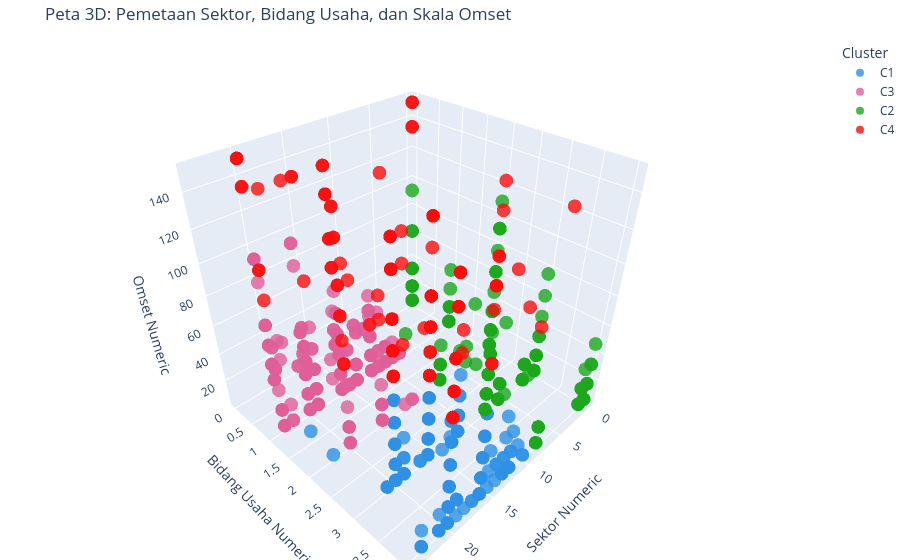
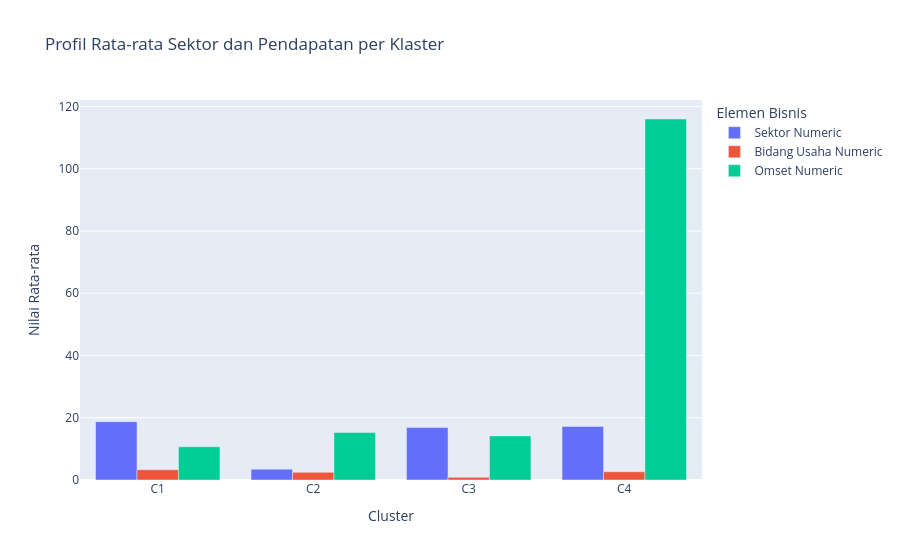

Notebook cell for these charts, in order:
### Code cell
import plotly.express as px

# =========================================================
# 1. Visualisasi 3D Interaktif (Sektor vs Bidang vs Omset)
# =========================================================
fig_3d_c7 = px.scatter_3d(
    df, 
    x=fitur_yang_dipakai[0], # Sektor Numeric
    y=fitur_yang_dipakai[1], # Bidang Usaha Numeric
    z=fitur_yang_dipakai[2], # Omset Numeric
    color='Cluster',
    hover_name='Nama Usaha',
    title="Peta 3D: Pemetaan Sektor, Bidang Usaha, dan Skala Omset",
    opacity=0.8,
    size_max=12,
    color_discrete_sequence=px.colors.qualitative.Dark24
)

fig_3d_c7.update_layout(margin=dict(l=0, r=0, b=0, t=40))
fig_3d_c7.show()


# =========================================================
# 2. Bar Chart (Pembandingan Rata-rata Model Bisnis)
# =========================================================
# Mengambil rata-rata metrik dari setiap klaster
df_avg_c7 = df.groupby('Cluster')[fitur_yang_dipakai].mean().reset_index()

# Melakukan transformasi data (melt)
df_melted_c7 = df_avg_c7.melt(id_vars='Cluster', value_vars=fitur_yang_dipakai, 
                        var_name='Elemen Bisnis', value_name='Nilai Rata-rata')

# Menggambar diagram batang
fig_bar_c7 = px.bar(
    df_melted_c7, 
    x='Cluster', 
    y='Nilai Rata-rata', 
    color='Elemen Bisnis', 
    barmode='group',
    title="Profil Rata-rata Sektor dan Pendapatan per Klaster"
)
fig_bar_c7.show()

### Figure 1 — Plotly figure (JSON) as saved in the notebook; plotly's stock layout.template omitted (floating-point values rounded to 4 significant figures; data arrays with more than 128 entries replaced by an {"elided": "..."} marker saying what was removed)
{"data": [{"hovertemplate": "<b>%{hovertext}</b><br><br>Cluster=C1<br>Sektor Numeric=%{x}<br>Bidang Usaha Numeric=%{y}<br>Omset Numeric=%{z}<extra></extra>", "hovertext": {"elided": "1538 str values"}, "legendgroup": "C1", "marker": {"color": "#2E91E5", "opacity": 0.8, "symbol": "circle"}, "mode": "markers", "name": "C1", "scene": "scene", "showlegend": true, "type": "scatter3d", "x": {"elided": "1538 int values"}, "y": {"elided": "1538 int values"}, "z": {"elided": "1538 float values"}}, {"hovertemplate": "<b>%{hovertext}</b><br><br>Cluster=C3<br>Sektor Numeric=%{x}<br>Bidang Usaha Numeric=%{y}<br>Omset Numeric=%{z}<extra></extra>", "hovertext": {"elided": "563 str values"}, "legendgroup": "C3", "marker": {"color": "#E15F99", "opacity": 0.8, "symbol": "circle"}, "mode": "markers", "name": "C3", "scene": "scene", "showlegend": true, "type": "scatter3d", "x": {"elided": "563 int values"}, "y": {"elided": "563 int values"}, "z": {"elided": "563 float values"}}, {"hovertemplate": "<b>%{hovertext}</b><br><br>Cluster=C2<br>Sektor Numeric=%{x}<br>Bidang Usaha Numeric=%{y}<br>Omset Numeric=%{z}<extra></extra>", "hovertext": {"elided": "375 str values"}, "legendgroup": "C2", "marker": {"color": "#1CA71C", "opacity": 0.8, "symbol": "circle"}, "mode": "markers", "name": "C2", "scene": "scene", "showlegend": true, "type": "scatter3d", "x": {"elided": "375 int values"}, "y": {"elided": "375 int values"}, "z": {"elided": "375 float values"}}, {"hovertemplate": "<b>%{hovertext}</b><br><br>Cluster=C4<br>Sektor Numeric=%{x}<br>Bidang Usaha Numeric=%{y}<br>Omset Numeric=%{z}<extra></extra>", "hovertext": {"elided": "144 str values"}, "legendgroup": "C4", "marker": {"color": "#FB0D0D", "opacity": 0.8, "symbol": "circle"}, "mode": "markers", "name": "C4", "scene": "scene", "showlegend": true, "type": "scatter3d", "x": {"elided": "144 int values"}, "y": {"elided": "144 int values"}, "z": {"elided": "144 float values"}}], "layout": {"legend": {"title": {"text": "Cluster"}, "tracegroupgap": 0}, "margin": {"b": 0, "l": 0, "r": 0, "t": 40}, "scene": {"domain": {"x": [0, 1], "y": [0, 1]}, "xaxis": {"title": {"text": "Sektor Numeric"}}, "yaxis": {"title": {"text": "Bidang Usaha Numeric"}}, "zaxis": {"title": {"text": "Omset Numeric"}}}, "title": {"text": "Peta 3D: Pemetaan Sektor, Bidang Usaha, dan Skala Omset"}}}

### Figure 2 — Plotly figure (JSON) as saved in the notebook; plotly's stock layout.template omitted (floating-point values rounded to 4 significant figures)
{"data": [{"alignmentgroup": "True", "hovertemplate": "Elemen Bisnis=Sektor Numeric<br>Cluster=%{x}<br>Nilai Rata-rata=%{y}<extra></extra>", "legendgroup": "Sektor Numeric", "marker": {"color": "#636efa", "pattern": {"shape": ""}}, "name": "Sektor Numeric", "offsetgroup": "Sektor Numeric", "orientation": "v", "showlegend": true, "textposition": "auto", "type": "bar", "x": ["C1", "C2", "C3", "C4"], "xaxis": "x", "y": [18.75, 3.48, 16.84, 17.2], "yaxis": "y"}, {"alignmentgroup": "True", "hovertemplate": "Elemen Bisnis=Bidang Usaha Numeric<br>Cluster=%{x}<br>Nilai Rata-rata=%{y}<extra></extra>", "legendgroup": "Bidang Usaha Numeric", "marker": {"color": "#EF553B", "pattern": {"shape": ""}}, "name": "Bidang Usaha Numeric", "offsetgroup": "Bidang Usaha Numeric", "orientation": "v", "showlegend": true, "textposition": "auto", "type": "bar", "x": ["C1", "C2", "C3", "C4"], "xaxis": "x", "y": [3.312, 2.456, 0.8544, 2.646], "yaxis": "y"}, {"alignmentgroup": "True", "hovertemplate": "Elemen Bisnis=Omset Numeric<br>Cluster=%{x}<br>Nilai Rata-rata=%{y}<extra></extra>", "legendgroup": "Omset Numeric", "marker": {"color": "#00cc96", "pattern": {"shape": ""}}, "name": "Omset Numeric", "offsetgroup": "Omset Numeric", "orientation": "v", "showlegend": true, "textposition": "auto", "type": "bar", "x": ["C1", "C2", "C3", "C4"], "xaxis": "x", "y": [10.69, 15.23, 14.17, 116.0], "yaxis": "y"}], "layout": {"barmode": "group", "legend": {"title": {"text": "Elemen Bisnis"}, "tracegroupgap": 0}, "title": {"text": "Profil Rata-rata Sektor dan Pendapatan per Klaster"}, "xaxis": {"anchor": "y", "domain": [0, 1], "title": {"text": "Cluster"}}, "yaxis": {"anchor": "x", "domain": [0, 1], "title": {"text": "Nilai Rata-rata"}}}}
